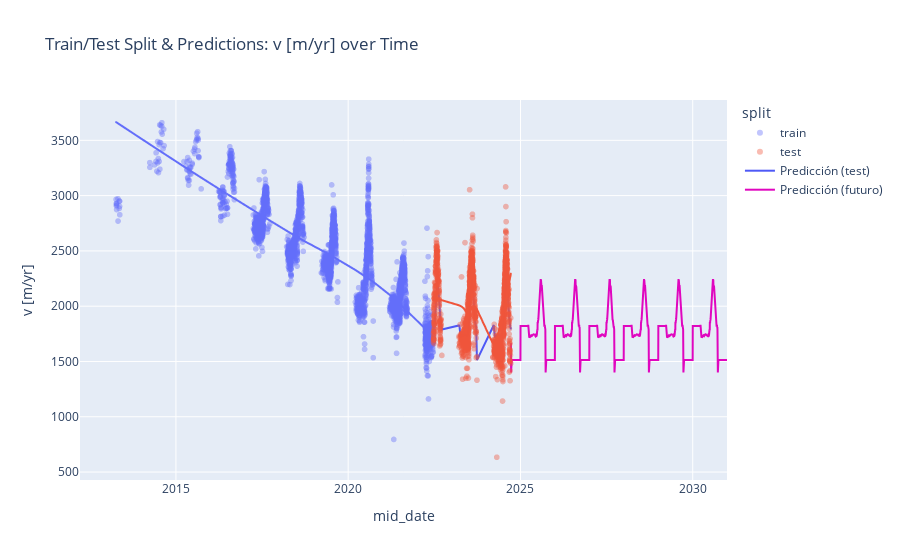

Write notebook code for a chart like this one.
### Code cell
# Plot predictions

# Graficar puntos reales y predicciones
fig = px.scatter(
    plot_df,
    x=plot_df.index,
    y='v [m/yr]',
    color='split',
    title='Train/Test Split & Predictions: v [m/yr] over Time',
    opacity=0.4,
    trendline='lowess',
)

# Agregar las predicciones como línea
fig.add_scatter(
    x=y_test.index,
    y=y_pred,
    mode='lines',
    name='Predicción (test)',
    line=dict(color="#4e59f6", width=2),
)

# Agregar las predicciones futuras
fig.add_scatter(
    x=future_dates.index,
    y=future_predictions,
    mode='lines',
    name='Predicción (futuro)',
    line=dict(color="#e006bf", width=2),
)

fig.show()

### Figure 1 — Plotly figure (JSON) as saved in the notebook; plotly's stock layout.template omitted (floating-point values rounded to 4 significant figures; data arrays with more than 128 entries replaced by an {"elided": "..."} marker saying what was removed)
{"data": [{"hovertemplate": "split=train<br>mid_date=%{x}<br>v [m/yr]=%{y}<extra></extra>", "legendgroup": "train", "marker": {"color": "#636efa", "opacity": 0.4, "symbol": "circle"}, "mode": "markers", "name": "train", "showlegend": true, "type": "scattergl", "x": {"elided": "3969 str values"}, "xaxis": "x", "y": {"elided": "3969 int values"}, "yaxis": "y"}, {"hovertemplate": "<b>LOWESS trendline</b><br><br>split=train<br>mid_date=%{x}<br>v [m/yr]=%{y} <b>(trend)</b><extra></extra>", "legendgroup": "train", "marker": {"color": "#636efa", "symbol": "circle"}, "mode": "lines", "name": "train", "showlegend": false, "type": "scattergl", "x": {"elided": "3969 str values"}, "xaxis": "x", "y": {"elided": "3969 float values"}, "yaxis": "y"}, {"hovertemplate": "split=test<br>mid_date=%{x}<br>v [m/yr]=%{y}<extra></extra>", "legendgroup": "test", "marker": {"color": "#EF553B", "opacity": 0.4, "symbol": "circle"}, "mode": "markers", "name": "test", "showlegend": true, "type": "scattergl", "x": {"elided": "2045 str values"}, "xaxis": "x", "y": {"elided": "2045 int values"}, "yaxis": "y"}, {"hovertemplate": "<b>LOWESS trendline</b><br><br>split=test<br>mid_date=%{x}<br>v [m/yr]=%{y} <b>(trend)</b><extra></extra>", "legendgroup": "test", "marker": {"color": "#EF553B", "symbol": "circle"}, "mode": "lines", "name": "test", "showlegend": false, "type": "scattergl", "x": {"elided": "2045 str values"}, "xaxis": "x", "y": {"elided": "2045 float values"}, "yaxis": "y"}, {"line": {"color": "#4e59f6", "width": 2}, "mode": "lines", "name": "Predicción (test)", "type": "scatter", "x": {"elided": "2045 str values"}, "y": {"elided": "2045 float values"}}, {"line": {"color": "#e006bf", "width": 2}, "mode": "lines", "name": "Predicción (futuro)", "type": "scatter", "x": {"elided": "2292 str values"}, "y": {"elided": "2292 float values"}}], "layout": {"legend": {"title": {"text": "split"}, "tracegroupgap": 0}, "title": {"text": "Train/Test Split & Predictions: v [m/yr] over Time"}, "xaxis": {"anchor": "y", "domain": [0, 1], "title": {"text": "mid_date"}}, "yaxis": {"anchor": "x", "domain": [0, 1], "title": {"text": "v [m/yr]"}}}}
